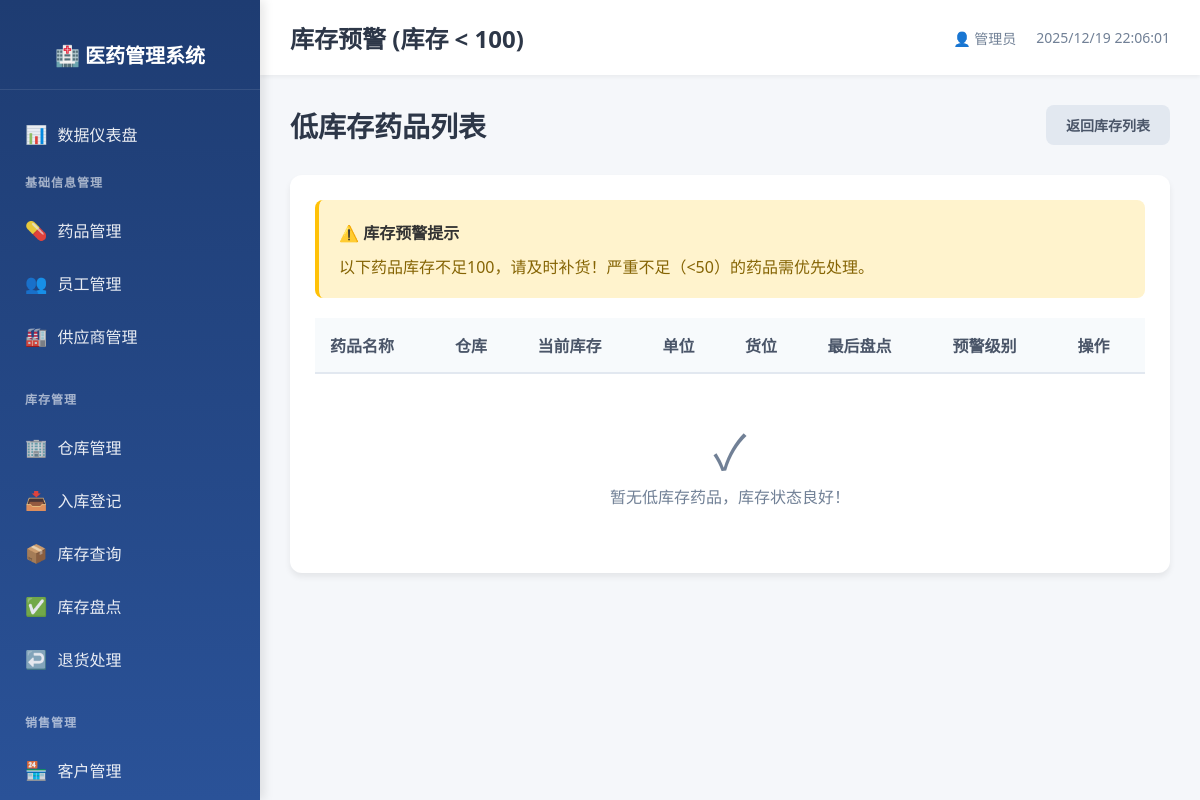
Before: /inventory/stock/low with the older database file.
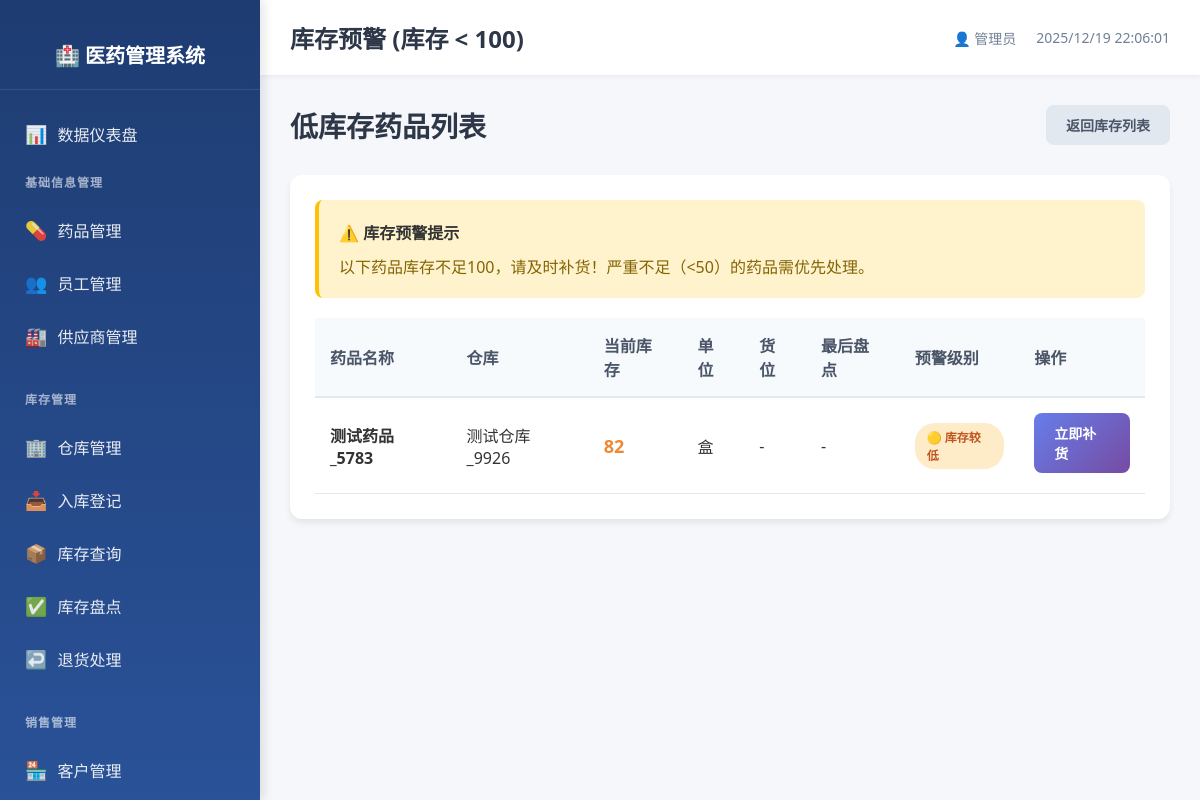
After: the same page with the newer database file.
### models.py (models this page shows)
class Inventory(db.Model):
    __tablename__ = 'inventory'
    __table_args__ = (
        db.UniqueConstraint('drug_id', 'warehouse_id', name='uq_drug_warehouse'),
    )
    inventory_id = db.Column(db.Integer, primary_key=True, autoincrement=True)
    drug_id = db.Column(db.Integer, db.ForeignKey('drug_info.drug_id', ondelete='CASCADE'), nullable=False, index=True)
    warehouse_id = db.Column(db.Integer, db.ForeignKey('warehouse.warehouse_id', ondelete='CASCADE'), nullable=False, index=True)
    quantity = db.Column(db.Integer, default=0, nullable=False)
    location = db.Column(db.String(100))
    last_check_date = db.Column(db.Date)
    create_time = db.Column(db.DateTime, default=datetime.now, nullable=False)
    update_time = db.Column(db.DateTime, default=datetime.now, onupdate=datetime.now, nullable=False)

class DrugInfo(db.Model):
    __tablename__ = 'drug_info'
    drug_id = db.Column(db.Integer, primary_key=True, autoincrement=True)
    name = db.Column(db.String(100), nullable=False, index=True)
    spec = db.Column(db.String(100))
    manufacturer = db.Column(db.String(200))
    approval_number = db.Column(db.String(100), unique=True)
    category = db.Column(db.String(50))  # 处方/非处方
    unit = db.Column(db.String(20))
    purchase_price = db.Column(db.Numeric(10, 2), nullable=False)
    sale_price = db.Column(db.Numeric(10, 2), nullable=False)
    expiry_date = db.Column(db.Date)
    status = db.Column(db.String(20), default='在售', nullable=False)
    create_time = db.Column(db.DateTime, default=datetime.now, nullable=False)
    update_time = db.Column(db.DateTime, default=datetime.now, onupdate=datetime.now, nullable=False)

class Warehouse(db.Model):
    __tablename__ = 'warehouse'
    warehouse_id = db.Column(db.Integer, primary_key=True, autoincrement=True)
    name = db.Column(db.String(100), nullable=False, unique=True, index=True)
    address = db.Column(db.String(200))
    manager_id = db.Column(db.Integer, db.ForeignKey('employee_info.employee_id', ondelete='SET NULL'))
    create_time = db.Column(db.DateTime, default=datetime.now, nullable=False)

### routes/inventory_mgmt.py (the view)
@inventory_bp.route('/stock/low')
def stock_low():
    stocks = db.session.query(Inventory, DrugInfo.name, DrugInfo.unit, Warehouse.name).\
        join(DrugInfo, Inventory.drug_id == DrugInfo.drug_id).\
        join(Warehouse, Inventory.warehouse_id == Warehouse.warehouse_id).\
        filter(Inventory.quantity < 100).all()
    return render_template('inventory/stock_low.html', stocks=stocks)

### templates/inventory/stock_low.html (shortened to what this page needs)
{% extends "base.html" %}
{% block page_title %}库存预警 (库存 < 100){% endblock %}
{% block content %}
<div class="page-header">
    <h2>低库存药品列表</h2>
    <a href="{{ url_for('inventory.stock_list') }}" class="btn btn-secondary">
        返回库存列表
    </a>
</div>
<div class="table-card">
    <div style="padding:20px; background:#fff3cd; border-left:4px solid #ffc107; margin-bottom:20px; border-radius:8px;">
        <strong>⚠️ 库存预警提示</strong>
        <p style="margin:10px 0 0 0; color:#856404;">
            以下药品库存不足100，请及时补货！严重不足（<50）的药品需优先处理。
        </p>
    </div>
    <table class="data-table">
        <thead>
            <tr>
                <th>药品名称</th>
                <th>仓库</th>
                <th>当前库存</th>
                <th>单位</th>
                <th>货位</th>
                <th>最后盘点</th>
                <th>预警级别</th>
                <th>操作</th>
            </tr>
        </thead>
        <tbody>
            {% for inventory, drug_name, unit, warehouse_name in stocks %}
            <tr>
                <td><strong>{{ drug_name }}</strong></td>
                <td>{{ warehouse_name }}</td>
                <td class="{% if inventory.quantity < 50 %}text-danger{% else %}text-warning{% endif %}">
                    <strong style="font-size:18px;">{{ inventory.quantity }}</strong>
                </td>
                <td>{{ unit }}</td>
                <td>{{ inventory.location or '-' }}</td>
                <td>{{ inventory.last_check_date or '-' }}</td>
                <td>
                    {% if inventory.quantity < 50 %}
                        <span class="badge badge-danger">🔴 严重不足</span>
                    {% else %}
                        <span class="badge badge-warning">🟡 库存较低</span>
                    {% endif %}
                </td>
                <td>
                    <a href="{{ url_for('inventory.stock_in_add') }}" class="btn btn-sm btn-primary">立即补货</a>
                </td>
            </tr>
            {% endfor %}
        </tbody>
    </table>
    {% if not stocks %}
    <div style="text-align:center; padding:40px; color:#718096;">
        <div style="font-size:48px;">✓</div>
        <p>暂无低库存药品，库存状态良好！</p>
    </div>
    {% endif %}
</div>
{% endblock %}

Changed rows visible on the page:
added Inventory: name "测试药品_5783", name "测试仓库_9926", quantity "82", unit "盒", location "-", last_check_date "-", shows "🟡 库存较低"
Other visible differences:
text no longer shown: "✓ 暂无低库存药品，库存状态良好！"
